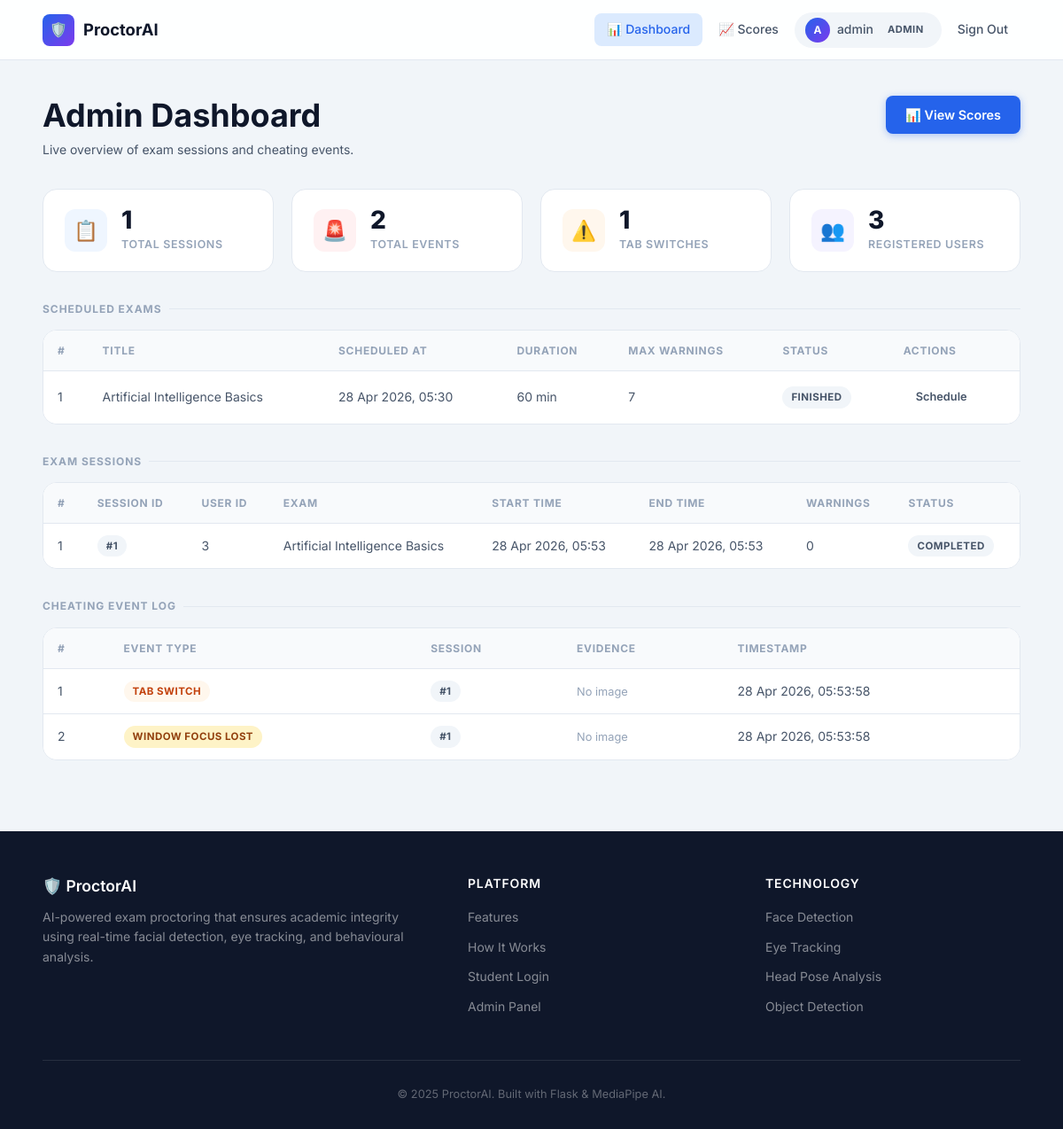
The page /admin/dashboard (signed in) on the database its author committed.
### database/models.py (models this page shows, shortened)
class User(UserMixin, db.Model):
    __tablename__ = "users"
    id = db.Column(db.Integer, primary_key=True)
    username = db.Column(
        db.String(80),
        unique=True,
        nullable=False,
        index=True
    )
    password = db.Column(
        db.String(200),
        nullable=False
    )
    role = db.Column(
        db.String(20),
        default="student"
    )
    exam_sessions = db.relationship(
        "ExamSession",
        backref="user",
        lazy=True
    )

class Exam(db.Model):
    __tablename__ = "exams"
    id = db.Column(db.Integer, primary_key=True)
    title = db.Column(db.String(200), nullable=False)
    description = db.Column(db.Text, nullable=True)
    duration_minutes = db.Column(db.Integer, default=60)
    max_warnings = db.Column(db.Integer, default=3)
    scheduled_at = db.Column(db.DateTime, nullable=True)
    created_by = db.Column(
        db.Integer,
        db.ForeignKey("users.id"),
        nullable=True
    )
    created_at = db.Column(db.DateTime, default=datetime.utcnow)
    questions = db.relationship("Question", backref="exam", lazy=True, cascade="all, delete-orphan")
    sessions = db.relationship("ExamSession", backref="exam", lazy=True)
    @property
    def status(self):
        now = datetime.utcnow()
        if self.scheduled_at is None:
            return "active"
        from datetime import timedelta
        end_time = self.scheduled_at + timedelta(minutes=self.duration_minutes)
        if now < self.scheduled_at:
            return "upcoming"
        elif now <= end_time:
            return "active"
        else:
            return "finished"

class ExamSession(db.Model):
    __tablename__ = "exam_sessions"
    id = db.Column(db.Integer, primary_key=True)
    user_id = db.Column(
        db.Integer,
        db.ForeignKey("users.id"),
        nullable=False
    )
    exam_id = db.Column(
        db.Integer,
        db.ForeignKey("exams.id"),
        nullable=True
    )
    start_time = db.Column(
        db.DateTime,
        default=datetime.utcnow
    )
    end_time = db.Column(
        db.DateTime,
        nullable=True
    )
    warning_count = db.Column(db.Integer, default=0)
    terminated = db.Column(db.Boolean, default=False)
    cheating_logs = db.relationship(
        "CheatingLog",
        backref="session",
        lazy=True
    )
    answers = db.relationship(
        "ExamAnswer",
        backref="session",
        lazy=True,
        cascade="all, delete-orphan"
    )
    result = db.relationship(
        "ExamResult",
        backref="session",
        uselist=False,
        lazy=True,
        cascade="all, delete-orphan"
    )

class CheatingLog(db.Model):
    __tablename__ = "cheating_logs"
    id = db.Column(db.Integer, primary_key=True)
    session_id = db.Column(
        db.Integer,
        db.ForeignKey("exam_sessions.id"),
        nullable=False
    )
    event_type = db.Column(
        db.String(100),
        nullable=False
    )
    image_path = db.Column(
        db.String(200),
        nullable=True
    )
    timestamp = db.Column(
        db.DateTime,
        default=datetime.utcnow
    )

### routes/admin_routes.py (the view)
@admin_bp.route("/admin/dashboard")
@login_required
def admin_dashboard():
    denied = _require_admin()
    if denied:
        return denied
    logs = CheatingLog.query.order_by(CheatingLog.timestamp.desc()).all()
    sessions = ExamSession.query.all()
    users = User.query.all()
    exams = Exam.query.order_by(Exam.scheduled_at.desc()).all()
    results = ExamResult.query.all()
    return render_template(
        "dashboard.html",
        logs=logs,
        sessions=sessions,
        users=users,
        exams=exams,
        results=results,
    )

### routes/admin_routes.py (called while the page is built)
def _require_admin():
    if current_user.role != "admin":
        flash("Admin access required.", "danger")
        return redirect(url_for("auth.login"))
    return None

### routes/auth_routes.py (called while the page is built)
@login_manager.user_loader
def load_user(user_id):
    return User.query.get(int(user_id))

### templates/dashboard.html (shortened to what this page needs)
{% extends "base.html" %}
{% block content %}
<div class="page-wrapper">
  <div class="container">
    <div class="dashboard-header">
      <div class="dashboard-title">
        <div>
          <h1>Admin Dashboard</h1>
          <p>Live overview of exam sessions and cheating events.</p>
        </div>
        <a href="/admin/scores" class="btn btn-primary">📊 View Scores</a>
      </div>
    </div>
    <div class="stats-row">
      <div class="stat-card">
        <div class="stat-icon icon-blue">📋</div>
        <div class="stat-info">
          <div class="value">{{ sessions | length }}</div>
          <div class="label">Total Sessions</div>
        </div>
      </div>
      <div class="stat-card">
        <div class="stat-icon icon-red">🚨</div>
        <div class="stat-info">
          <div class="value">{{ logs | length }}</div>
          <div class="label">Total Events</div>
        </div>
      </div>
      <div class="stat-card">
        <div class="stat-icon icon-orange">⚠️</div>
        <div class="stat-info">
          <div class="value">{{ logs | selectattr('event_type', 'equalto', 'Tab Switch') | list | length }}</div>
          <div class="label">Tab Switches</div>
        </div>
      </div>
      <div class="stat-card">
        <div class="stat-icon icon-purple">👥</div>
        <div class="stat-info">
          <div class="value">{{ users | length }}</div>
          <div class="label">Registered Users</div>
        </div>
      </div>
    </div>
    <div class="section-label">Scheduled Exams</div>
    <div class="table-wrapper" style="margin-bottom:32px;">
      <table>
        <thead>
          <tr>
            <th>#</th>
            <th>Title</th>
            <th>Scheduled At</th>
            <th>Duration</th>
            <th>Max Warnings</th>
            <th>Status</th>
            <th>Actions</th>
          </tr>
        </thead>
        <tbody>
          {% for exam in exams %}
          <tr>
            <td class="cell-primary">{{ loop.index }}</td>
            <td>{{ exam.title }}</td>
            <td>{{ exam.scheduled_at.strftime('%d %b %Y, %H:%M') if exam.scheduled_at else '—' }}</td>
            <td>{{ exam.duration_minutes }} min</td>
            <td>{{ exam.max_warnings }}</td>
            <td>
              {% if exam.status == 'upcoming' %}<span class="badge badge-warning">Upcoming</span>
              {% elif exam.status == 'active' %}<span class="badge badge-success">Active</span>
              {% else %}<span class="badge badge-neutral">Finished</span>{% endif %}
            </td>
            <td>
              <a href="/admin/exams/{{ exam.id }}/schedule" class="btn btn-ghost btn-sm">Schedule</a>
            </td>
          </tr>
          {% else %}
          <tr><td colspan="7"><div class="empty-state"><div class="empty-icon">📋</div><p>No exams yet.</p></div></td></tr>
          {% endfor %}
        </tbody>
      </table>
    </div>
    <div class="section-label">Exam Sessions</div>
    <div class="table-wrapper" style="margin-bottom:32px;">
      <table>
        <thead>
          <tr>
            <th>#</th>
            <th>Session ID</th>
            <th>User ID</th>
            <th>Exam</th>
            <th>Start Time</th>
            <th>End Time</th>
            <th>Warnings</th>
            <th>Status</th>
          </tr>
        </thead>
        <tbody>
          {% for session in sessions %}
          <tr>
            <td class="cell-primary">{{ loop.index }}</td>
            <td><span class="badge badge-neutral">#{{ session.id }}</span></td>
            <td>{{ session.user_id }}</td>
            <td>{{ session.exam.title if session.exam else '—' }}</td>
            <td>{{ session.start_time.strftime('%d %b %Y, %H:%M') if session.start_time else '—' }}</td>
            <td>{{ session.end_time.strftime('%d %b %Y, %H:%M') if session.end_time else '—' }}</td>
            <td>{{ session.warning_count }}</td>
            <td>
              {% if session.terminated %}
                <span class="badge badge-danger">Terminated</span>
              {% elif session.end_time %}
                <span class="badge badge-neutral">Completed</span>
              {% else %}
                <span class="badge badge-success">Active</span>
              {% endif %}
            </td>
          </tr>
          {% endfor %}
        </tbody>
      </table>
    </div>
    <div class="section-label">Cheating Event Log</div>
    <div class="table-wrapper">
      <table>
        <thead>
          <tr>
            <th>#</th>
            <th>Event Type</th>
            <th>Session</th>
            <th>Evidence</th>
            <th>Timestamp</th>
          </tr>
        </thead>
        <tbody>
          {% for log in logs %}
          <tr>
            <td class="cell-primary">{{ loop.index }}</td>
            <td>
              {% set et = log.event_type | lower %}
              {% if 'tab switch' in et %}
                <span class="badge event-type-tab-switch">{{ log.event_type }}</span>
              {% elif 'focus' in et %}
                <span class="badge event-type-focus-lost">{{ log.event_type }}</span>
              {% elif 'no face' in et %}
                <span class="badge event-type-no-face">{{ log.event_type }}</span>
              {% elif 'multiple' in et %}
                <span class="badge event-type-multi-face">{{ log.event_type }}</span>
              {% elif 'terminated' in et %}
                <span class="badge event-type-terminated">{{ log.event_type }}</span>
              {% elif 'looking' in et %}
                <span class="badge event-type-looking-away">{{ log.event_type }}</span>
              {% elif 'object' in et or 'phone' in et %}
                <span class="badge event-type-object">{{ log.event_type }}</span>
              {% else %}
                <span class="badge badge-neutral">{{ log.event_type }}</span>
              {% endif %}
            </td>
            <td><span class="badge badge-neutral">#{{ log.session_id }}</span></td>
            <td>
              {% if log.image_path %}
                <img src="/{{ log.image_path }}" alt="Evidence">
              {% else %}
                <span style="color:var(--text-muted);font-size:.8rem;">No image</span>
              {% endif %}
            </td>
            <td>{{ log.timestamp.strftime('%d %b %Y, %H:%M:%S') if log.timestamp else '—' }}</td>
          </tr>
          {% endfor %}
        </tbody>
      </table>
    </div>
  </div>
</div>
{% endblock %}

### templates/base.html (shortened to what this page needs)
<!DOCTYPE html>
<html lang="en">
<head>
  <link rel="stylesheet" href="/static/css/style.css">
</head>
<body>
<nav class="navbar">
  <div class="container">
    <a href="/" class="nav-brand">
      <div class="brand-icon">🛡️</div>
      <span>ProctorAI</span>
    </a>
    <div class="nav-links">
      {% if current_user.is_authenticated %}
        {% if current_user.role == 'admin' %}
          <a href="/admin/dashboard" class="{% if request.path == '/admin/dashboard' %}active{% endif %}">📊 Dashboard</a>
          <a href="/admin/scores" class="{% if request.path == '/admin/scores' %}active{% endif %}">📈 Scores</a>
        {% elif current_user.role == 'staff' %}
          <a href="/staff/dashboard" class="{% if '/staff' in request.path %}active{% endif %}">📋 Staff Panel</a>
        {% else %}
          <a href="/student/dashboard" class="{% if request.path == '/student/dashboard' %}active{% endif %}">🎓 My Exams</a>
        {% endif %}
        <div class="nav-user">
          <div class="avatar">{{ current_user.username[0].upper() }}</div>
          <span>{{ current_user.username }}</span>
          <span class="badge badge-neutral" style="font-size:.7rem;padding:2px 8px">{{ current_user.role }}</span>
        </div>
        <a href="/logout" class="btn btn-ghost btn-sm">Sign Out</a>
      {% else %}
        <a href="/#features">Features</a>
        <a href="/#how-it-works">How It Works</a>
        <a href="/login" class="btn-nav">Sign In</a>
      {% endif %}
    </div>
  </div>
</nav>
{% block content %}{% endblock %}
{% block footer %}
<footer class="footer">
  <div class="container">
    <div class="footer-grid">
      <div class="footer-brand">
        <h3>🛡️ ProctorAI</h3>
        <p>AI-powered exam proctoring that ensures academic integrity using real-time facial detection, eye tracking, and behavioural analysis.</p>
      </div>
      <div class="footer-col">
        <h4>Platform</h4>
        <ul>
          <li><a href="/#features">Features</a></li>
          <li><a href="/#how-it-works">How It Works</a></li>
          <li><a href="/login">Student Login</a></li>
          <li><a href="/admin/dashboard">Admin Panel</a></li>
        </ul>
      </div>
      <div class="footer-col">
        <h4>Technology</h4>
        <ul>
          <li><a href="#">Face Detection</a></li>
          <li><a href="#">Eye Tracking</a></li>
          <li><a href="#">Head Pose Analysis</a></li>
          <li><a href="#">Object Detection</a></li>
        </ul>
      </div>
    </div>
    <div class="footer-bottom">
      &copy; 2025 ProctorAI. Built with Flask &amp; MediaPipe AI.
    </div>
  </div>
</footer>
{% endblock %}
</body>
</html>

### rows shown on the page
User: username "A", username "admin", role "ADMIN"
Exam: title "Artificial Intelligence Basics", scheduled_at "28 Apr 2026, 05:30", duration_minutes "60", max_warnings "7", shows "FINISHED"
ExamSession: id "1", user_id "3", exam "Artificial Intelligence Basics", start_time "28 Apr 2026, 05:53", end_time "28 Apr 2026, 05:53", warning_count "0", terminated "COMPLETED"
CheatingLog: event_type "TAB SWITCH", session_id "1", shows "No image", timestamp "28 Apr 2026, 05:53:58"
CheatingLog: event_type "WINDOW FOCUS LOST", session_id "1", shows "No image", timestamp "28 Apr 2026, 05:53:58"

### other values the page prints
{{ sessions | length }} "1"
{{ logs | length }} "2"
{{ users | length }} "3"
